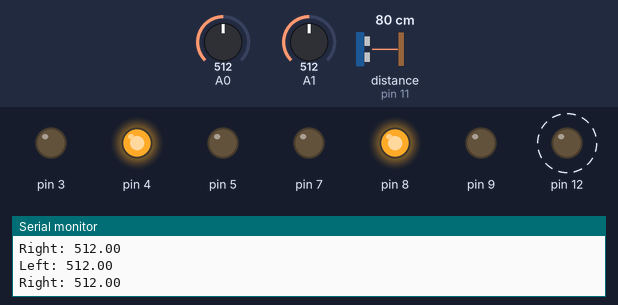
This sketch was run on a simulated Arduino Uno, built with avr-gcc and run on an emulated ATmega328P. Shown: output pins drawn as LEDs (lit = HIGH), the last lines printed to the serial monitor. Dashed ring = blinking. Inputs (shaded band) come from the test bench; at power-on: A0 = 512, A1 = 512, distance to the obstacle (sensor on pin 11) 80 cm. The echo pulse lasts 58.3 µs per cm.

Above: at 1.3 s.
1.4 s: A0 set to 793
4.4 s: A0 set to 811
At 5.0 s:
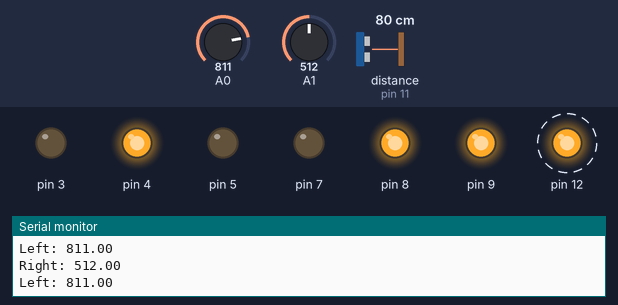
7.4 s: A1 set to 700
10.4 s: A1 set to 726
At 10.63 s:
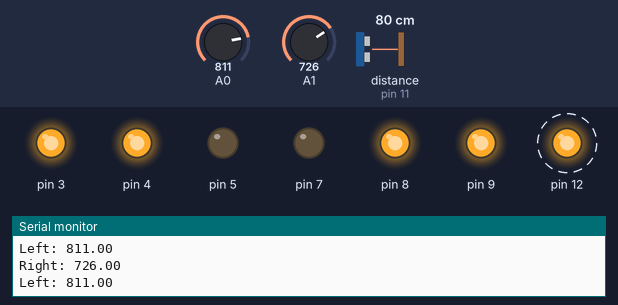
13.4 s: A1 set to 892
16.4 s: A1 set to 919
At 16.59 s:
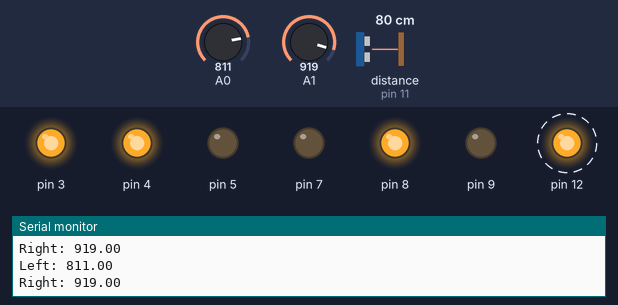
Timing chart, 0 to 20.4 s (numbered marks = the images above; inputs shaded):
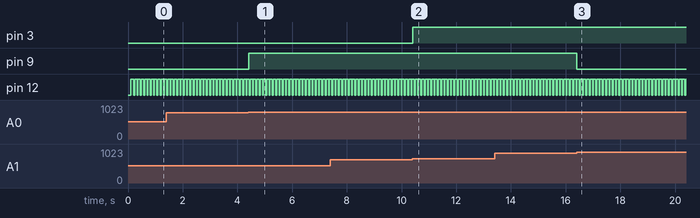

The sketch:

autito_lr.ino
```cpp
class SonicSensor {
  int trigPin;
  int echoPin;
  float distance, threshold;
  unsigned long prevMillis;
  bool sentPulse;

  public:
  SonicSensor(int trigPin, int echoPin) {
    this->trigPin = trigPin;
    this->echoPin = echoPin;
    sentPulse = false;
    prevMillis = millis();

    // TODO: check what to do for the first time with distance
    distance = 100;

    pinMode(trigPin, OUTPUT);
    pinMode(echoPin, INPUT);
    digitalWrite(trigPin, LOW);
  };

  float Sense() {
      if (!sentPulse) {
        digitalWrite(trigPin, HIGH);
        sentPulse = true;
      }

      long currentMillis = millis();
      if (sentPulse && (currentMillis - prevMillis) >= 100) {
          digitalWrite(trigPin, LOW);
          float duration = pulseIn(echoPin, HIGH);
          distance = (duration*.0343)/2;

          sentPulse = false;
          prevMillis = currentMillis;
      }
      //Serial.print("Distance: ");
      //Serial.println(distance);
      return distance;
  }
};

class Motor {
  int enA;
  int in1;
  int in2;

  public:
  Motor(int newEn, int newIn1, int newIn2) {
    enA = newEn;
    in1 = newIn1;
    in2 = newIn2;

    pinMode(enA, OUTPUT);
    pinMode(in1, OUTPUT);
    pinMode(in2, OUTPUT);

    // Turn on motors - Initial state
    digitalWrite(in1, HIGH);
    digitalWrite(in2, LOW);

    // TODO: this is speed, maybe change it depending on the robot
    analogWrite(enA, 0);
  }

  void Move(float speed) {
    analogWrite(enA, speed);
  }

};

class LightSensor {
  int pResistor;
  int intensity;

  public:
  LightSensor(int newResistor) {
    pResistor = newResistor;
    pinMode(pResistor, INPUT);
  }

  int Sense() {
    intensity = analogRead(pResistor);
    return intensity;
  }
};

SonicSensor sonicSensor(12, 11);

Motor motorA(9, 8, 7);
Motor motorB(3, 4, 5);

LightSensor leftSensor(A0);

LightSensor rightSensor(A1);

void setup() {
  Serial.begin(9600);
  // This is to guarantee that the first distance is real
  delay(100);
}

void loop() {
  float dist = sonicSensor.Sense();
  float left = leftSensor.Sense();
  float right = rightSensor.Sense();
  if (dist < 20) {
    motorA.Move(0);
    motorB.Move(0);
  }

  if (left > 800 || right > 800) {
    if (abs(left - right) < 100) {
      motorA.Move(255);
      motorB.Move(255);
    } else if (left > right) {
      motorA.Move(255);
      motorB.Move(0);
      //motorB.Move(255 * 0.5);
    } else {
      motorA.Move(0);
      motorB.Move(255);
    }
  } else {
    motorA.Move(0);
      motorB.Move(0);
  }

  Serial.print("Left: ");
  Serial.println(left);
  Serial.print("Right: ");
  Serial.println(right);
}
```

Measured:
- the behaviour switches between 800 and 801 on A0 (found by bisection; images 0 and 1)
- the behaviour switches between 711 and 712 on A1 (found by bisection; images 1 and 2)
- the behaviour switches between 910 and 911 on A1 (found by bisection; images 2 and 3)
- after the input at 4.4 s, pin 9: LOW → HIGH at once
- after the input at 10.4 s, pin 3: LOW → HIGH at once
- after the input at 16.4 s, pin 9: HIGH → LOW at once
- by itself, pin 12: alternates HIGH for 0.09 s and LOW for 0.03 s
